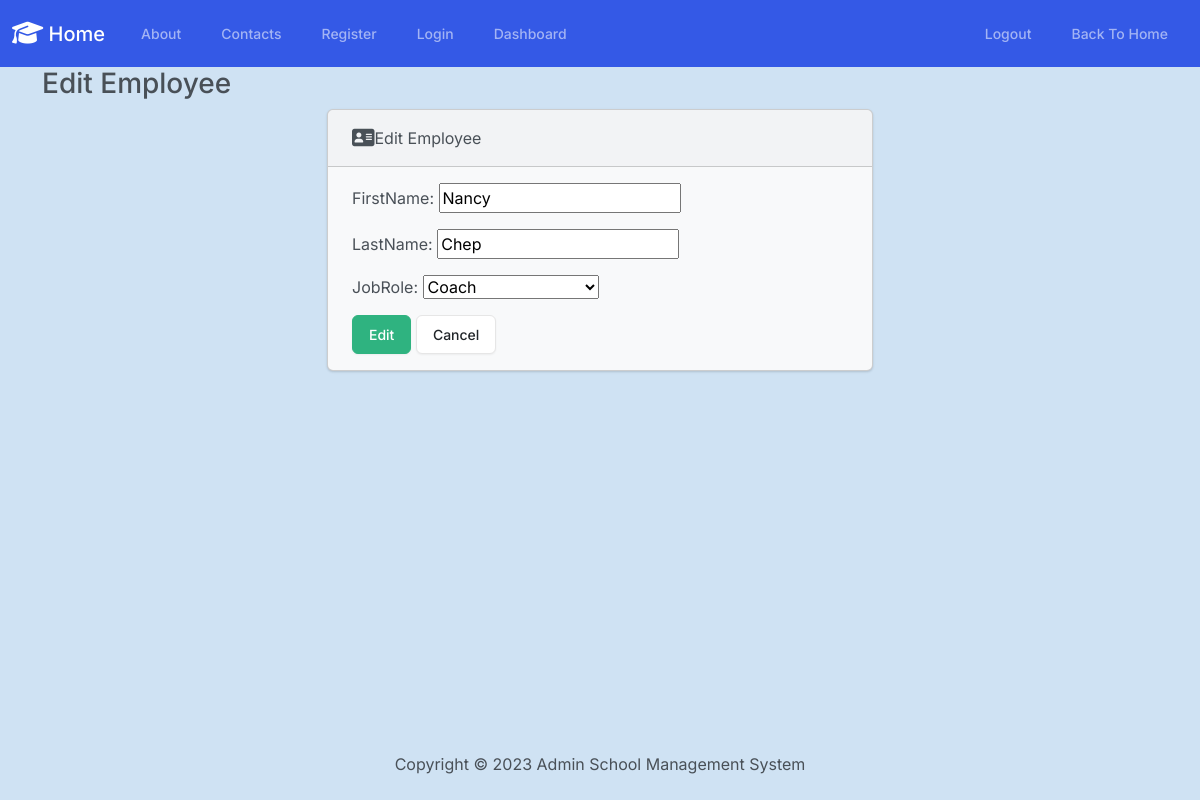
Page /employees/edit_employee/3/ on the committed database.
### Employees/models.py (models this page shows, shortened)
class Employee(models.Model):
    firstName = models.CharField(max_length = 50)
    lastName = models.CharField(max_length = 50)
    jobRole = models.CharField(max_length = 50, choices=JOB_ROLES)

### Employees/views.py (the view)
# urls.py: path('edit_employee/<int:id>/', views.edit_employee, name="edit_employee"),
def edit_employee(request, id):
    employee = get_object_or_404(Employee, pk=id)
    if request.method == 'POST':
        form = EmployeeForm(request.POST, instance=employee)
        if form.is_valid():
            form.save()
        return redirect('view_employees')
    else:
        form = EmployeeForm(instance=employee)
    return render(request, 'employees/edit_employee.html', {'form': form, 'employee': employee})

### Employees/forms.py
class EmployeeForm(forms.ModelForm):
    class Meta:
        model = Employee
        fields = ['firstName', 'lastName', 'jobRole']

### templates/employees/edit_employee.html (shortened to what this page needs)
{% extends "layout.html" %}
{% block content %}
    <h3>Edit Employee</h3>
        <div class="row justify-content-center">
            <div class="col-6">
                <div class="card bg-light mb-3">
                    <div class="card-header">
                        <i class="fa-solid fa-address-card fa-lg"></i>Edit Employee
                    </div>
                    <div class="card-body">
                        <form method="POST">
                            {{ form.as_p }}
                            <button type="submit" class="btn btn-success">Edit</button>
                            <a href="{% url 'view_employees' %}" class="btn btn-secondary">Cancel</a>
                        </form>
                    </div>
                    </div>
                </div>
            </div>
        </div>
{% endblock %}

### rows in the picture
Employee: firstName "Nancy", lastName "Chep", jobRole "Coach"
